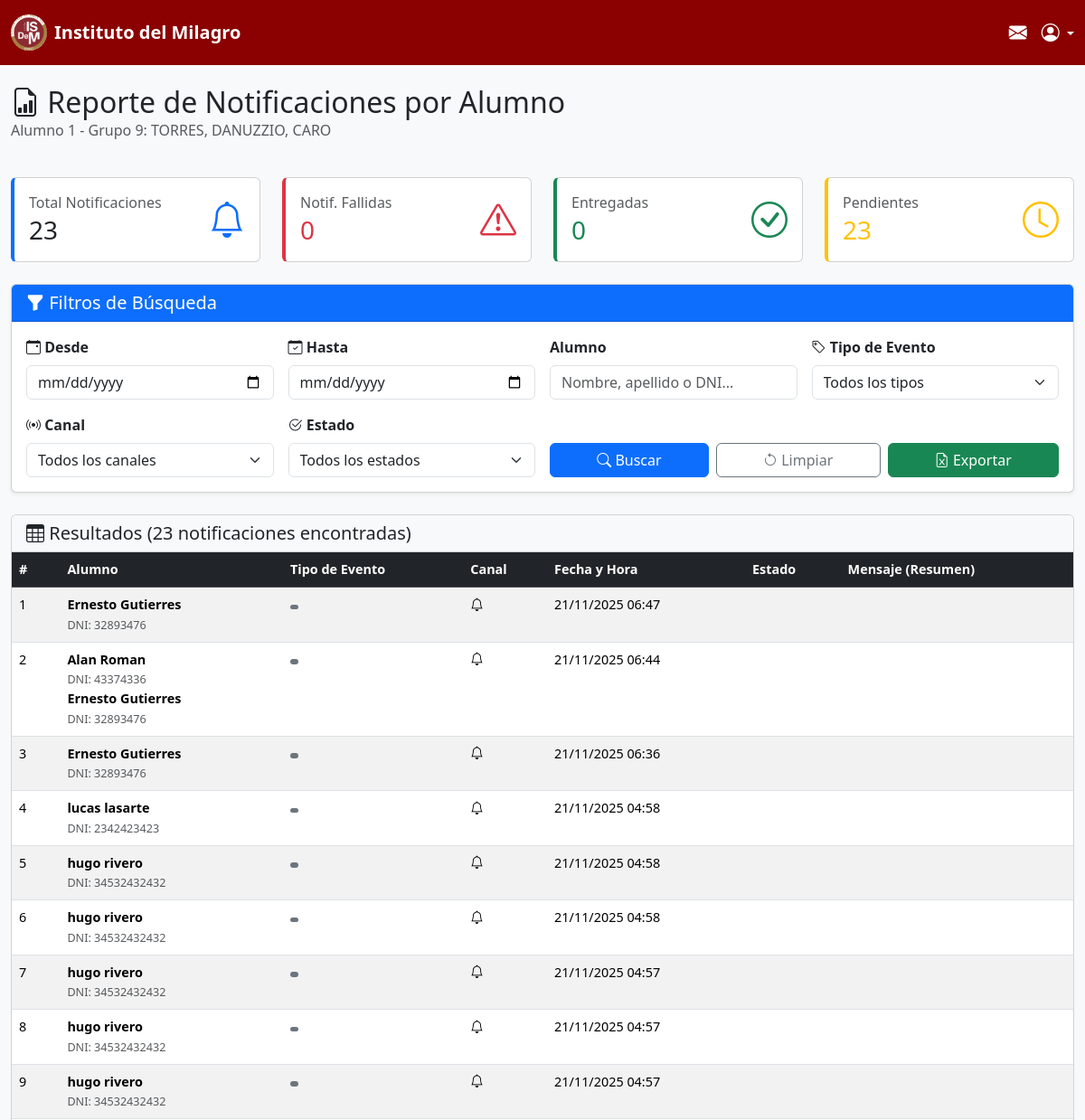
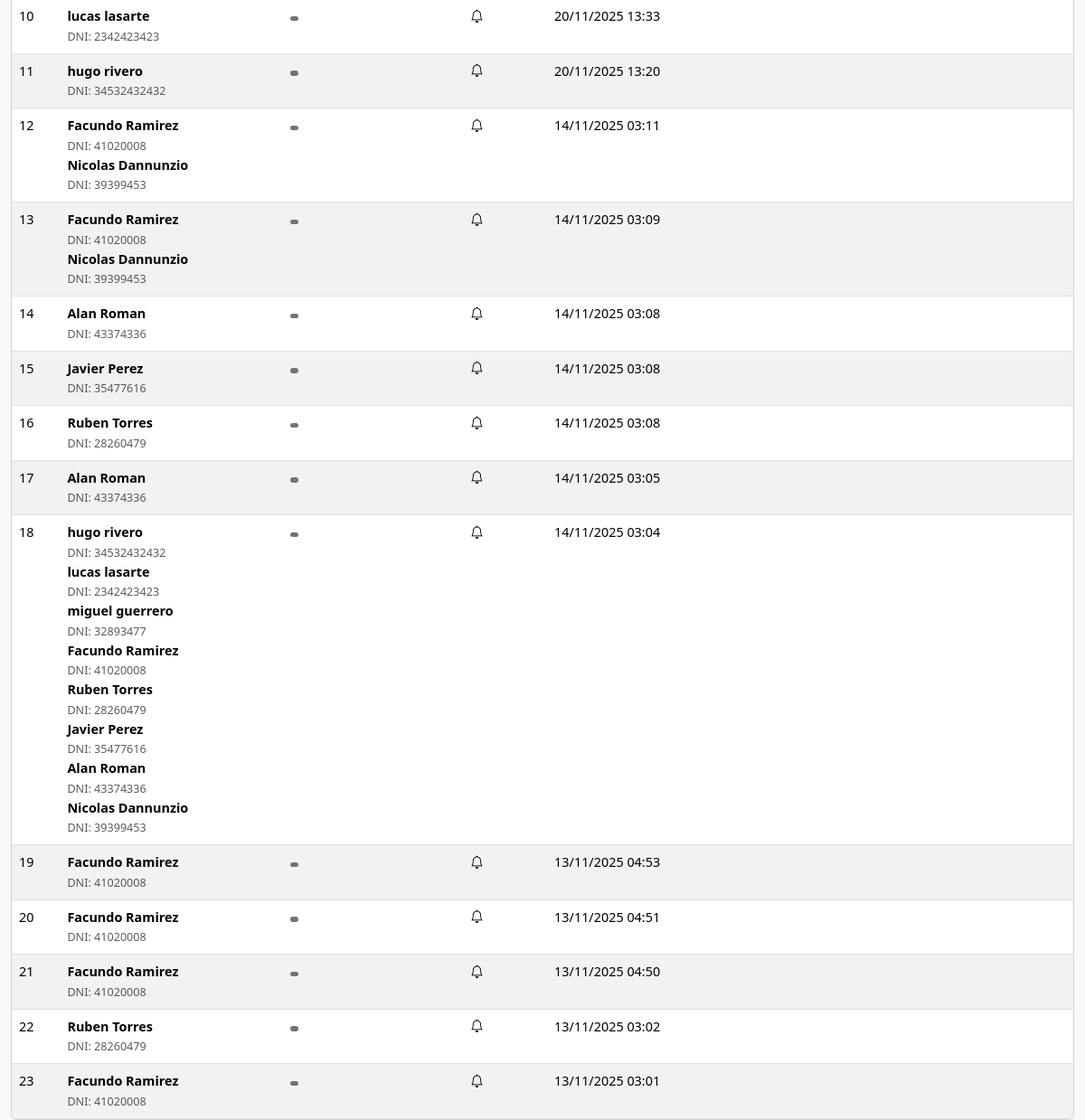
/reporte-notificaciones/ (signed in), run on an earlier commit of the app's database (2 pictures, top to bottom).
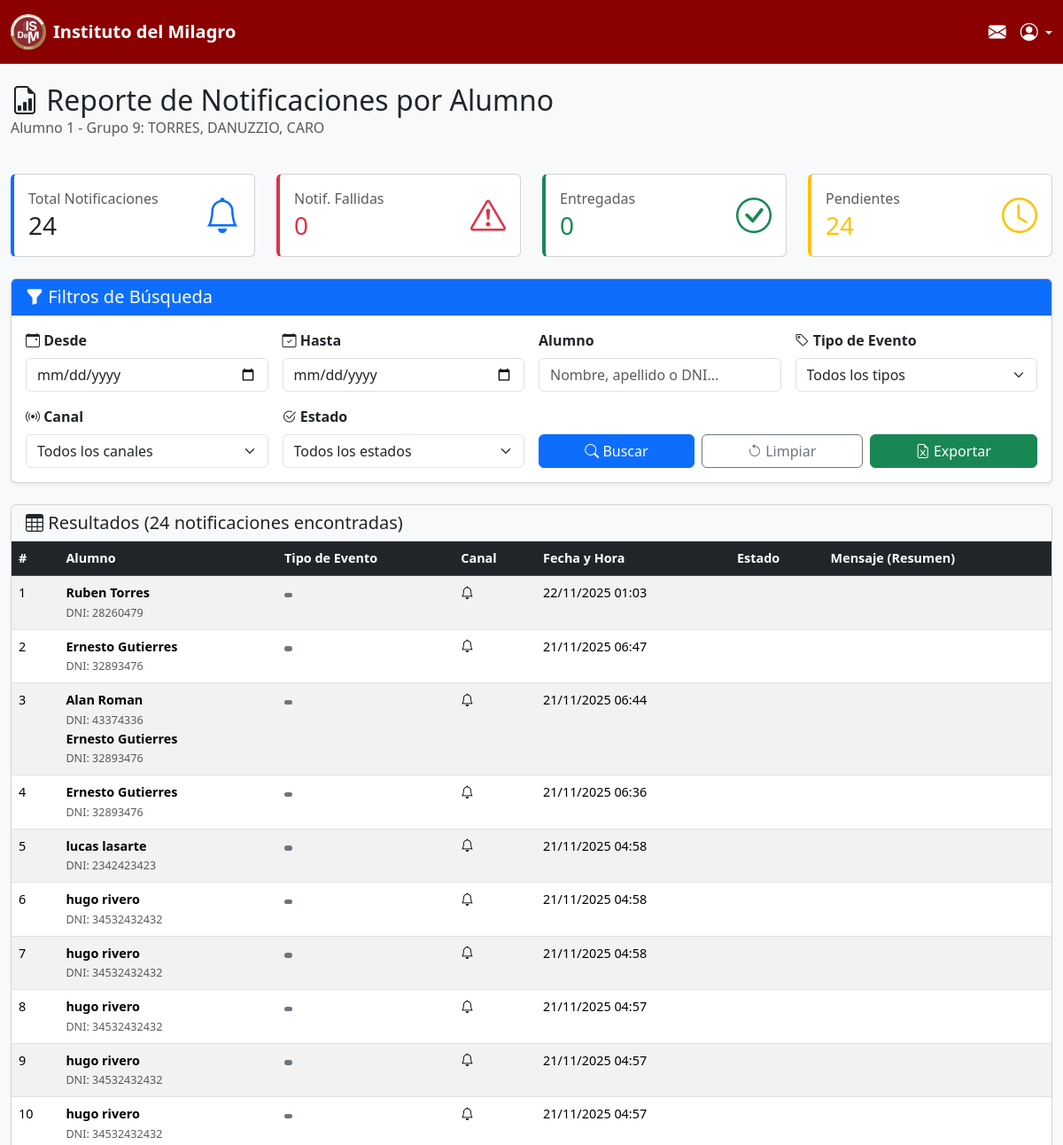
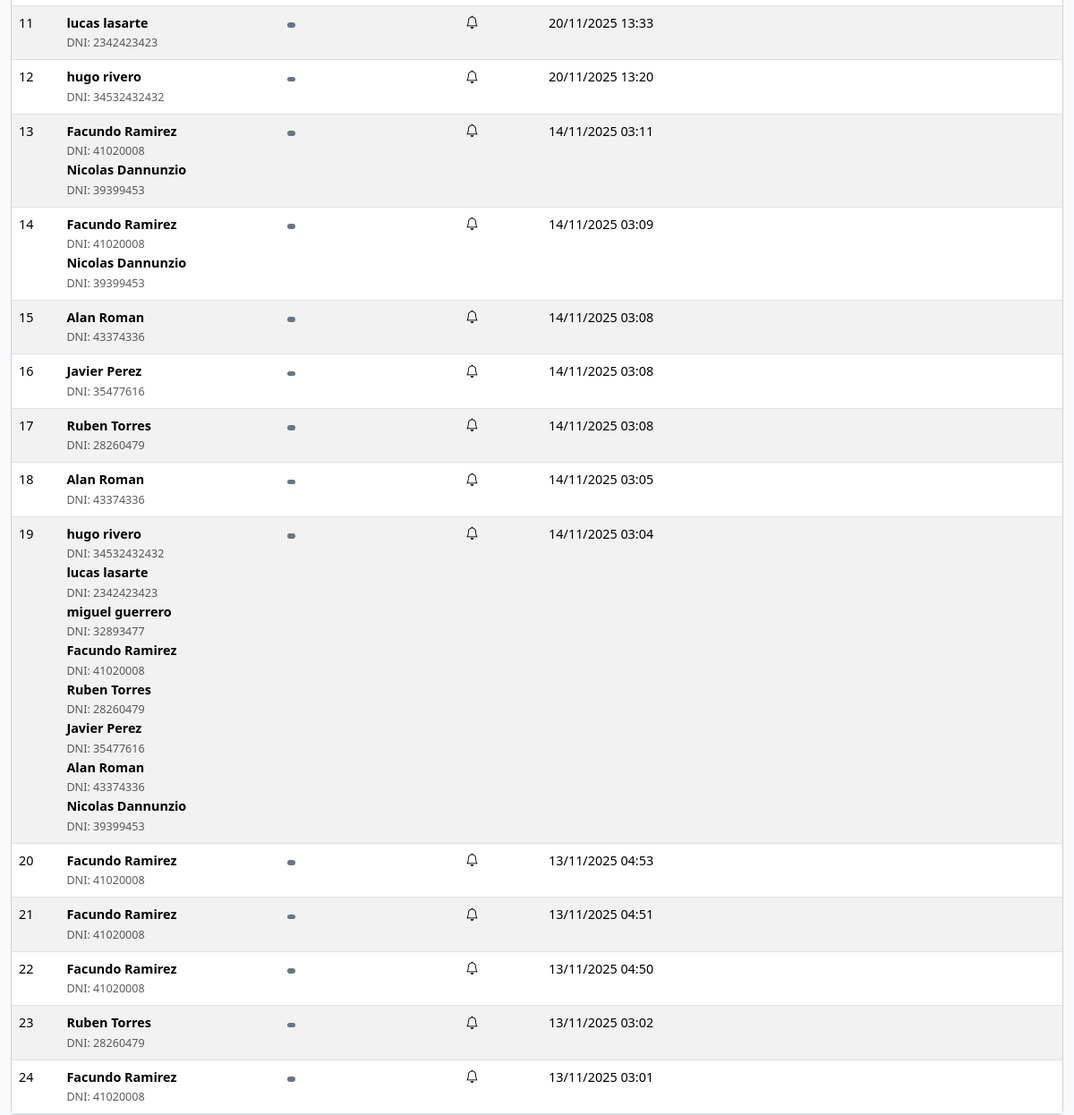
And on a later commit of the database (2 pictures, top to bottom).
### mensajes/models.py (models this page shows, shortened)
class Notificacion(models.Model):
    alumnos = models.ManyToManyField('PerfilAlumno')
    tipo = models.ForeignKey(TipoNotificacion, on_delete=models.CASCADE)
    fecha_envio = models.DateTimeField(auto_now_add=True)
    estado_envio = models.CharField(max_length=50)  # "Enviado", "Fallido", "Pendiente","visto"
    mensaje = models.TextField(default="mensaje por defecto")

class PerfilAlumno(models.Model):
    user = models.OneToOneField(User, on_delete=models.CASCADE)
    dni = models.CharField(max_length=20, unique=True)
    telefono = models.CharField(max_length=20, blank=True, null=True)
    direccion = models.CharField(max_length=200, blank=True, null=True)
    carrera = models.ForeignKey(Carrera, on_delete=models.SET_NULL, blank=True, null=True)
    estado_documentacion = models.BooleanField(default=True)  # True = completa, False = faltante
    estado_pago = models.BooleanField(default=True)  # True = al día, False = pendiente

### mensajes/views.py (the view, shortened to what this page needs)
# urls.py: path('reporte-notificaciones/', views.reporte_notificaciones, name='reporte_notificaciones'),
@login_required
def reporte_notificaciones(request):
    notificaciones = Notificacion.objects.select_related(
        'tipo'
    ).prefetch_related('alumnos__user', 'alumnos__carrera')
    fecha_desde = request.GET.get('fecha_desde', '').strip()
    fecha_hasta = request.GET.get('fecha_hasta', '').strip()
    alumno_query = request.GET.get('alumno', '').strip()
    if alumno_query:
        notificaciones = notificaciones.filter(
            Q(alumnos__user__first_name__icontains=alumno_query) |
            Q(alumnos__user__last_name__icontains=alumno_query) |
            Q(alumnos__dni__icontains=alumno_query)
        )
    tipo_evento = request.GET.get('tipo_evento', '').strip()
    if tipo_evento:
        notificaciones = notificaciones.filter(tipo_id=tipo_evento)
    estado_envio = request.GET.get('estado_envio', '').strip()
    if estado_envio:
        notificaciones = notificaciones.filter(estado_envio=estado_envio)
    canal = request.GET.get('canal', '').strip()
    if canal:
        notificaciones = notificaciones.filter(tipo__canal=canal)
    notificaciones = notificaciones.order_by('-fecha_envio')
    notificaciones = notificaciones.distinct()
    total_notificaciones = notificaciones.count()
    notificaciones_fallidas = notificaciones.filter(
        estado_envio='Fallido'
    ).count()
    notificaciones_enviadas = notificaciones.filter(estado_envio='Enviado').count()
    notificaciones_entregadas = notificaciones.filter(estado_envio='Entregado').count()
    notificaciones_pendientes = notificaciones.filter(estado_envio='Pendiente').count()
    tipos_notificacion = TipoNotificacion.objects.all().order_by('nombre_tipo')
    estados_disponibles = [
        ('Pendiente', 'Pendiente'),
        ('Enviado', 'Enviado'),
        ('Entregado', 'Entregado'),
        ('Fallido', 'Fallido'),
    ]
    canales_disponibles = [
        ('Email', 'Correo Electrónico'),
        ('SMS', 'Mensaje de Texto'),
        ('WhatsApp', 'WhatsApp'),
        ('Plataforma', 'Sistema Interno'),
    ]
    context = {
        'notificaciones': notificaciones,
        'total_notificaciones': total_notificaciones,
        'notificaciones_fallidas': notificaciones_fallidas,
        'notificaciones_enviadas': notificaciones_enviadas,
        'notificaciones_entregadas': notificaciones_entregadas,
        'notificaciones_pendientes': notificaciones_pendientes,
        'tipos_notificacion': tipos_notificacion,
        'estados_disponibles': estados_disponibles,
        'canales_disponibles': canales_disponibles,
        'fecha_desde': fecha_desde,
        'fecha_hasta': fecha_hasta,
        'alumno_query': alumno_query,
        'tipo_evento': tipo_evento,
        'estado_envio': estado_envio,
        'canal': canal,
        'filtros_activos': bool(fecha_desde or fecha_hasta or alumno_query or tipo_evento or estado_envio or canal),
    }
    return render(request, 'mensajes/reporte_notificaciones.html', context)

### mensajes/templates/mensajes/reporte_notificaciones.html (shortened to what the changed rows need)
<!DOCTYPE html>
<html lang="es">
<head>
    <link href="https://cdn.jsdelivr.net/npm/bootstrap@5.3.1/dist/css/bootstrap.min.css" rel="stylesheet">
    <link rel="stylesheet" href="https://cdn.jsdelivr.net/npm/bootstrap-icons@1.11.3/font/bootstrap-icons.min.css">
</head>
<body>
    <div class="container-fluid mt-4">
        <div class="row mb-4">
            <div class="col-12">
                <h2 class="mb-0">
                    <i class="bi bi-file-earmark-bar-graph"></i>
                    Reporte de Notificaciones por Alumno
                </h2>
            </div>
        </div>
        <div class="row mb-4">
            <div class="col-md-3">
                <div class="card stats-card">
                    <div class="card-body">
                        <div class="d-flex justify-content-between align-items-center">
                            <div>
                                <h6 class="text-muted mb-1">Total Notificaciones</h6>
                                <h3 class="mb-0">{{ total_notificaciones }}</h3>
                            </div>
                        </div>
                    </div>
                </div>
            </div>
            <div class="col-md-3">
                <div class="card stats-card warning">
                    <div class="card-body">
                        <div class="d-flex justify-content-between align-items-center">
                            <div>
                                <h6 class="text-muted mb-1">Pendientes</h6>
                                <h3 class="mb-0 text-warning">{{ notificaciones_pendientes }}</h3>
                            </div>
                        </div>
                    </div>
                </div>
            </div>
        </div>
        <div class="card">
            <div class="card-header bg-light">
                <h5 class="mb-0">
                    <i class="bi bi-table"></i>
                    Resultados ({{ total_notificaciones }} notificaciones encontradas)
                </h5>
            </div>
            <div class="card-body p-0">
                <div class="table-responsive">
                    <table class="table table-hover table-striped mb-0" id="tablaNotificaciones">
                        <thead class="table-dark">
                            <tr>
                                <th>#</th>
                                <th>Alumno</th>
                                <th>Tipo de Evento</th>
                                <th>Canal</th>
                                <th>Fecha y Hora</th>
                                <th>Estado</th>
                                <th>Mensaje (Resumen)</th>
                            </tr>
                        </thead>
                        <tbody>
                            {% for notif in notificaciones %}
                                <tr>
                                    <td>{{ forloop.counter }}</td>
                                    <td>
                                        {% for alumno in notif.alumnos.all %}
                                            <div>
                                                <strong>{{ alumno.user.get_full_name }}</strong><br>
                                                <small class="text-muted">DNI: {{ alumno.dni }}</small>
                                            </div>
                                        {% endfor %}
                                    </td>
                                    <td>
                                        <span class="badge bg-secondary">
                                        </span>
                                    </td>
                                    <td>
                                        {% if notif.canal == 'EMAIL' %}
                                            <i class="bi bi-envelope text-primary"></i> Email
                                        {% elif notif.canal == 'SMS' %}
                                            <i class="bi bi-phone text-success"></i> SMS
                                        {% elif notif.canal == 'WHATSAPP' %}
                                            <i class="bi bi-whatsapp text-success"></i> WhatsApp
                                        {% elif notif.canal == 'INTERNO' %}
                                            <i class="bi bi-app-indicator text-info"></i> Interno
                                        {% else %}
                                            <i class="bi bi-bell"></i> {{ notif.canal }}
                                        {% endif %}
                                    </td>
                                    <td>
                                        {% if notif.fecha_envio %}
                                            {{ notif.fecha_envio|date:"d/m/Y H:i" }}
                                        {% else %}
                                            <span class="text-muted">Sin enviar</span>
                                        {% endif %}
                                    </td>
                                    <td>
                                    </td>
                                    <td>
                                    </td>
                                </tr>
                            {% endfor %}
                        </tbody>
                    </table>
                </div>
            </div>
        </div>
    </div>
</body>
</html>

What changed in the data, as far as the page shows it:
added Notificacion: fecha_envio "22/11/2025 01:03", PerfilAlumno (user.get_full_name "Ruben Torres", dni "28260479")
Also different on the page:
{{ total_notificaciones }}: "23" → "24"
{{ notificaciones_pendientes }}: "23" → "24"
